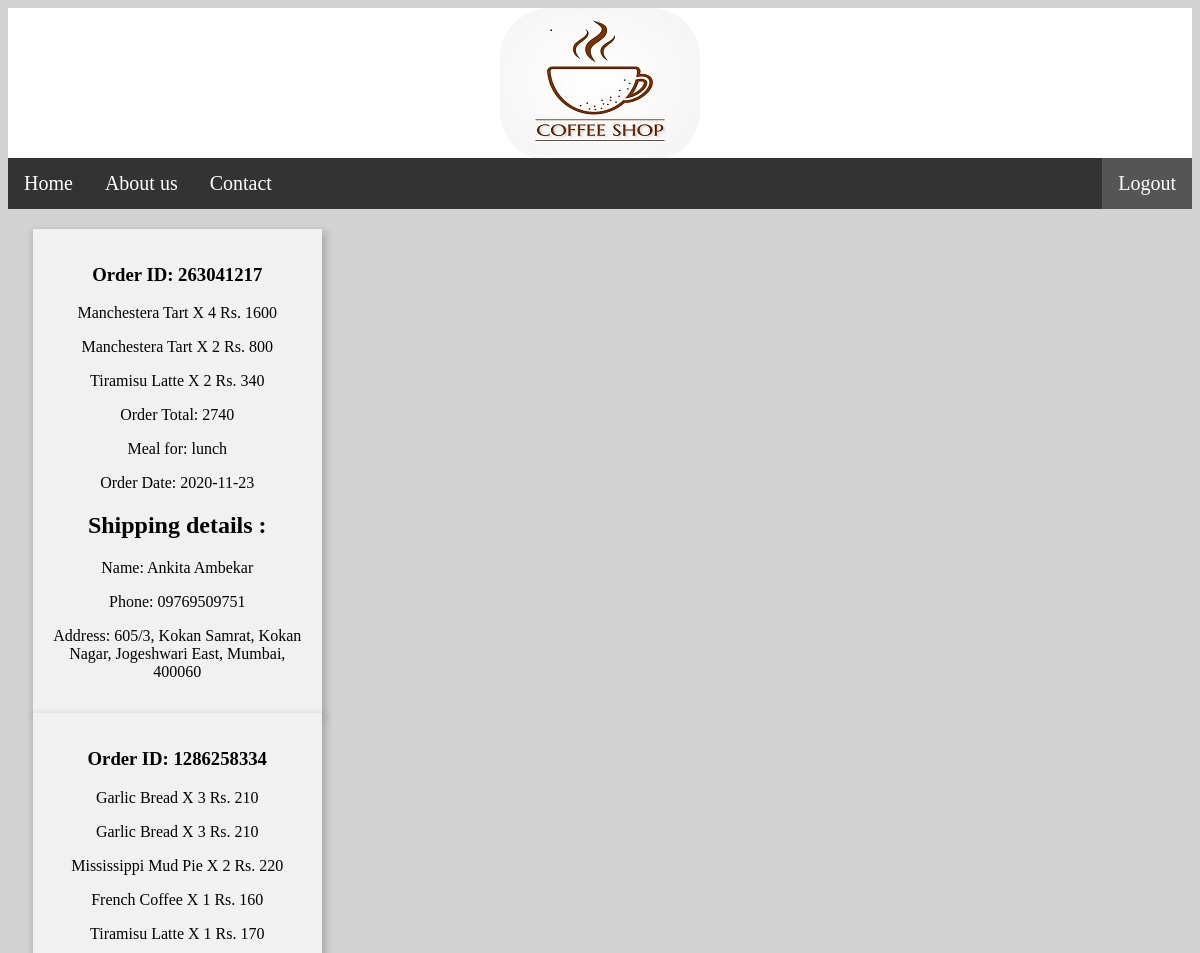
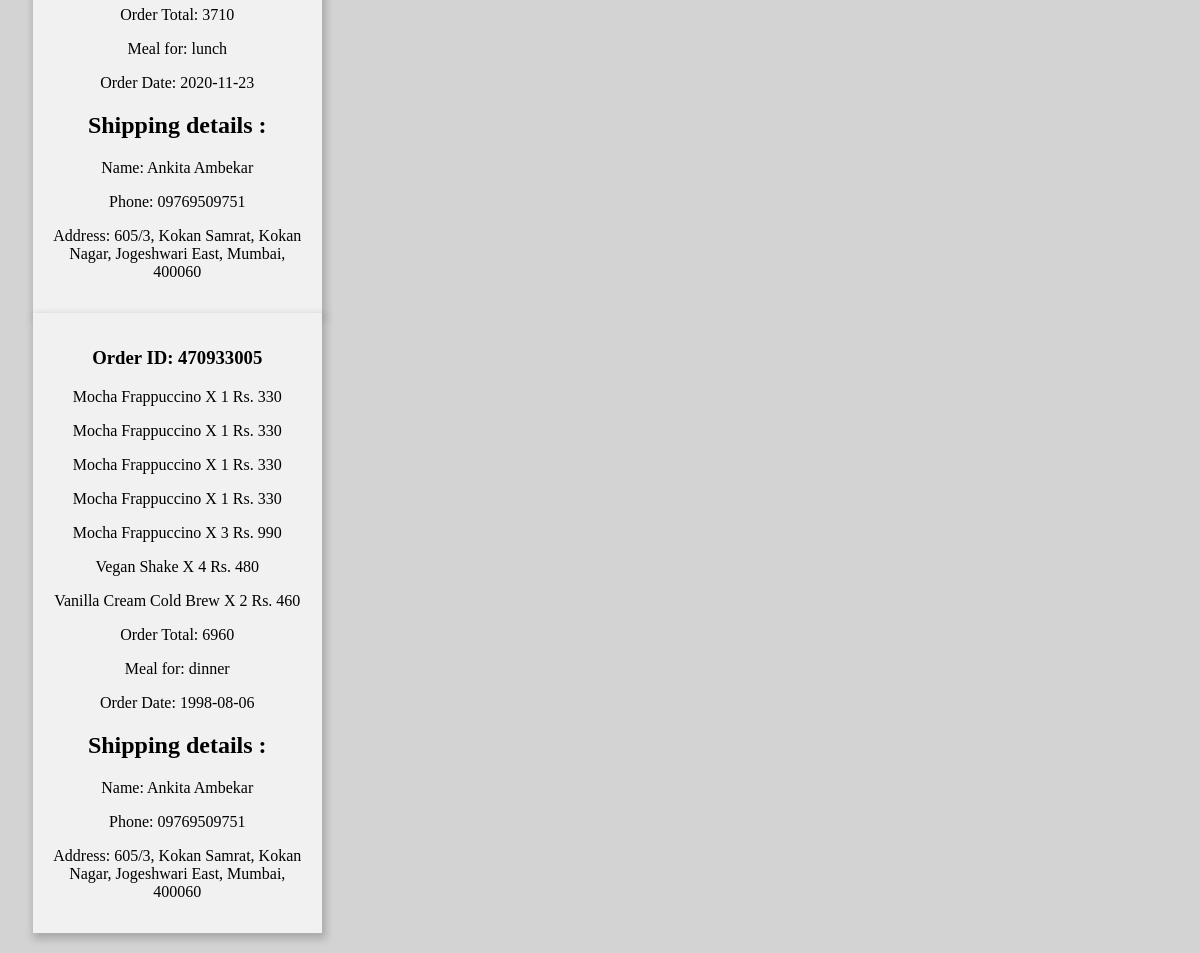
Page /order.php (signed in) on the committed database (2 pictures, top to bottom).
### tables this page shows
CREATE TABLE `order` (
  `indx` int(7) NOT NULL,
  `id` text NOT NULL,
  `user` text NOT NULL,
  `name` text NOT NULL,
  `phone` text NOT NULL,
  `address` text NOT NULL,
  `date` text NOT NULL,
  `time` text NOT NULL,
  `dish` text NOT NULL,
  `price` text NOT NULL,
  `qty` int(5) NOT NULL,
  `order_time` timestamp NOT NULL DEFAULT current_timestamp()
);

### order.php (the view, shortened to what this page needs)
<!DOCTYPE html>
<html>
<head>
</head>
<body>
   <div id="header1">
    <center><img src="logof.jpg" alt="adminlogo" id="adminlogo">
    </center>
  </div>
	<ul>
  <li><a href="home.html">Home</a></li>
  <li><a href="about.html">About us</a></li>
  <li><a href="contact.html">Contact</a></li>
  <li style="float:right"><a class="active" href="logout.php">Logout</a></li>
</ul>
<div class='container'>
  <?php
include('db.php');
$user=$_SESSION['username'];
$q="select distinct id,time,name,date,phone,address from `order` where user='$user' ORDER BY order_time DESC";
$res=mysqli_query($con,$q);
$tot=0;
while($r1=mysqli_fetch_assoc($res)){
  $id=$r1['id'];
  $q2="select * from `order` where id='$id'";
  $res2=mysqli_query($con,$q2);
  ?>
<div class="row">
  <div class="column">
    <div class="card">
      <h3>Order ID: <?php echo $id;?></h3>
      <?php
      while($r2=mysqli_fetch_assoc($res2)){
        ?>
      <p><?php echo $r2['dish'];?><?php echo ' X '.$r2['qty'];?><?php echo ' Rs. '.$r2['price']*$r2['qty'];?></p>
    <?php $tot+=$r2['price']*$r2['qty'];}?>
    <p>Order Total: <?php echo $tot;?></p>
      <p>Meal for: <?php echo $r1['time'];?></p>
      <p>Order Date: <?php echo $r1['date'];?></p>
      <h2>Shipping details : </h2>
      <p>Name: <?php echo $r1['name'];?></p>
      <p>Phone: <?php echo $r1['phone'];?></p>
      <p>Address: <?php echo $r1['address'];?></p>
    </div>
  </div>
</div>
<?php } ?>
</div>
</body>
</html>

### order.php (style rules this page uses)
body { background: lightgrey; }
#header1 { width: 100%; height: 150px; background: White; color: white; }
#adminlogo { background: white; border-radius: 50px; }
ul { list-style-type: none; margin: 0; padding: 0; overflow: hidden; background-color: #333; position: -webkit-sticky; position: sticky; top: 0; }
li { float: left; font-family: bazooka; font-size: 20px; }
li a { display: block; color: white; text-align: center; padding: 14px 16px; text-decoration: none; }
.active { background-color: #555; }
img { display: block; margin-left: auto; margin-right: auto; }
.container { margin: 20px; }
.column { float: left; width: 25%; padding: 0 10px; }
.row { margin: 0 -5px; }
.row:after { content: ""; display: table; clear: both; }
.card { box-shadow: 2px 4px 8px 2px rgba(0, 0, 0, 0.2); padding: 16px; text-align: center; background-color: #f1f1f1; }

### rows in the picture
order: dish "Manchestera Tart", qty "4", $r2['price']*$r2['qty'] "1600"
order: dish "Manchestera Tart", qty "2", $r2['price']*$r2['qty'] "800"
order: dish "Tiramisu Latte", qty "2", $r2['price']*$r2['qty'] "340"
order: dish "Garlic Bread", qty "3", $r2['price']*$r2['qty'] "210"
order: dish "Garlic Bread", qty "3", $r2['price']*$r2['qty'] "210"
order: dish "Mississippi Mud Pie", qty "2", $r2['price']*$r2['qty'] "220"
order: dish "French Coffee", qty "1", $r2['price']*$r2['qty'] "160"
order: dish "Tiramisu Latte", qty "1", $r2['price']*$r2['qty'] "170"
order: dish "Mocha Frappuccino", qty "1", $r2['price']*$r2['qty'] "330"
order: dish "Mocha Frappuccino", qty "1", $r2['price']*$r2['qty'] "330"
order: dish "Mocha Frappuccino", qty "1", $r2['price']*$r2['qty'] "330"
order: dish "Mocha Frappuccino", qty "1", $r2['price']*$r2['qty'] "330"
order: dish "Mocha Frappuccino", qty "3", $r2['price']*$r2['qty'] "990"
order: dish "Vegan Shake", qty "4", $r2['price']*$r2['qty'] "480"
order: dish "Vanilla Cream Cold Brew", qty "2", $r2['price']*$r2['qty'] "460"

### other values in the picture
$id "263041217"
$tot "2740"
$r1['time'] "lunch"
$r1['date'] "2020-11-23"
$r1['name'] "Ankita Ambekar"
$r1['phone'] "09769509751"
$r1['address'] "605/3, Kokan Samrat, Kokan Nagar, Jogeshwari East, Mumbai, 400060"
$id "1286258334"
$tot "3710"
$id "470933005"
$tot "6960"
$r1['time'] "dinner"
$r1['date'] "1998-08-06"
